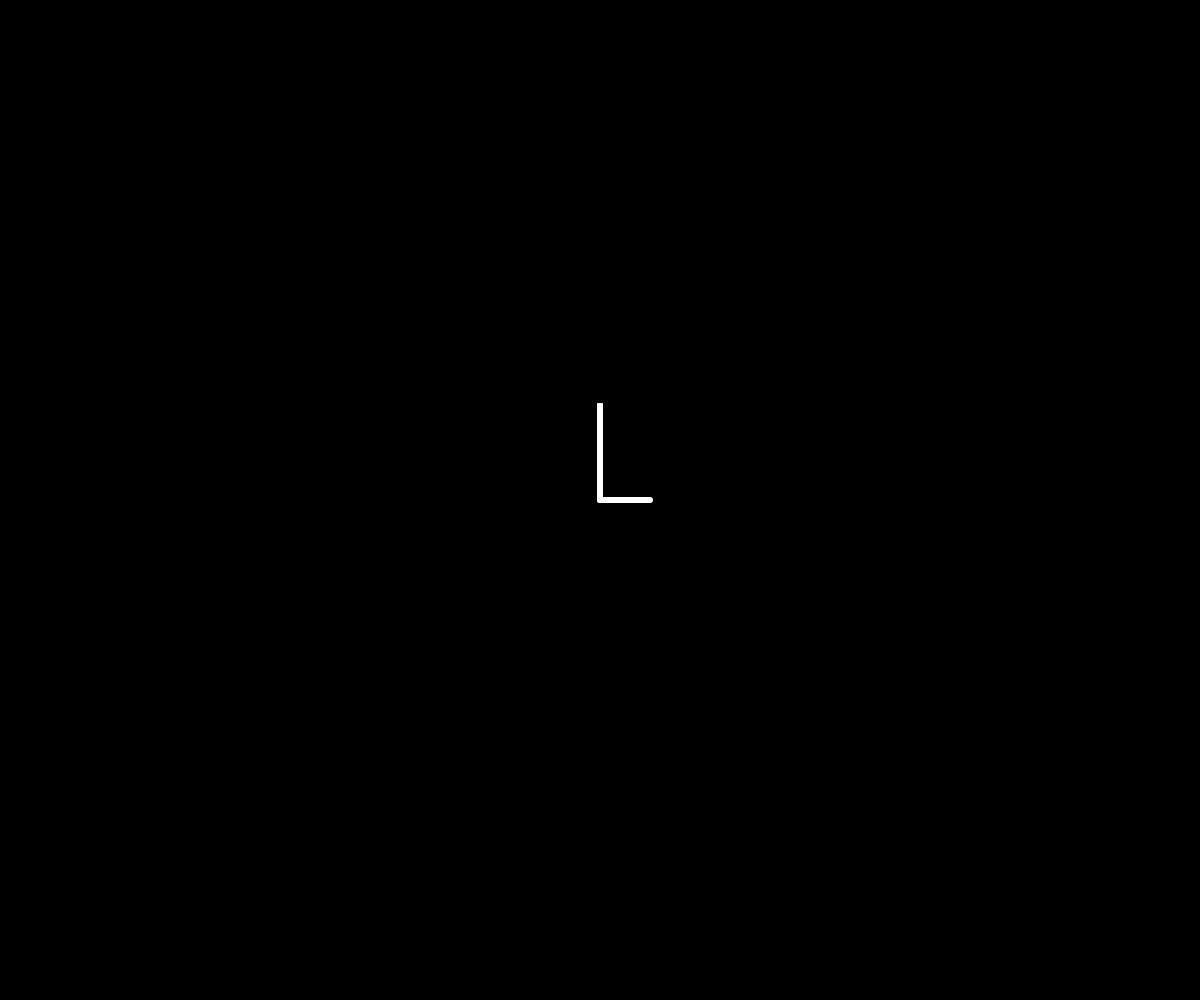
Frame 1 (no input)
Frame 60 (no input): identical to frame 1, image omitted
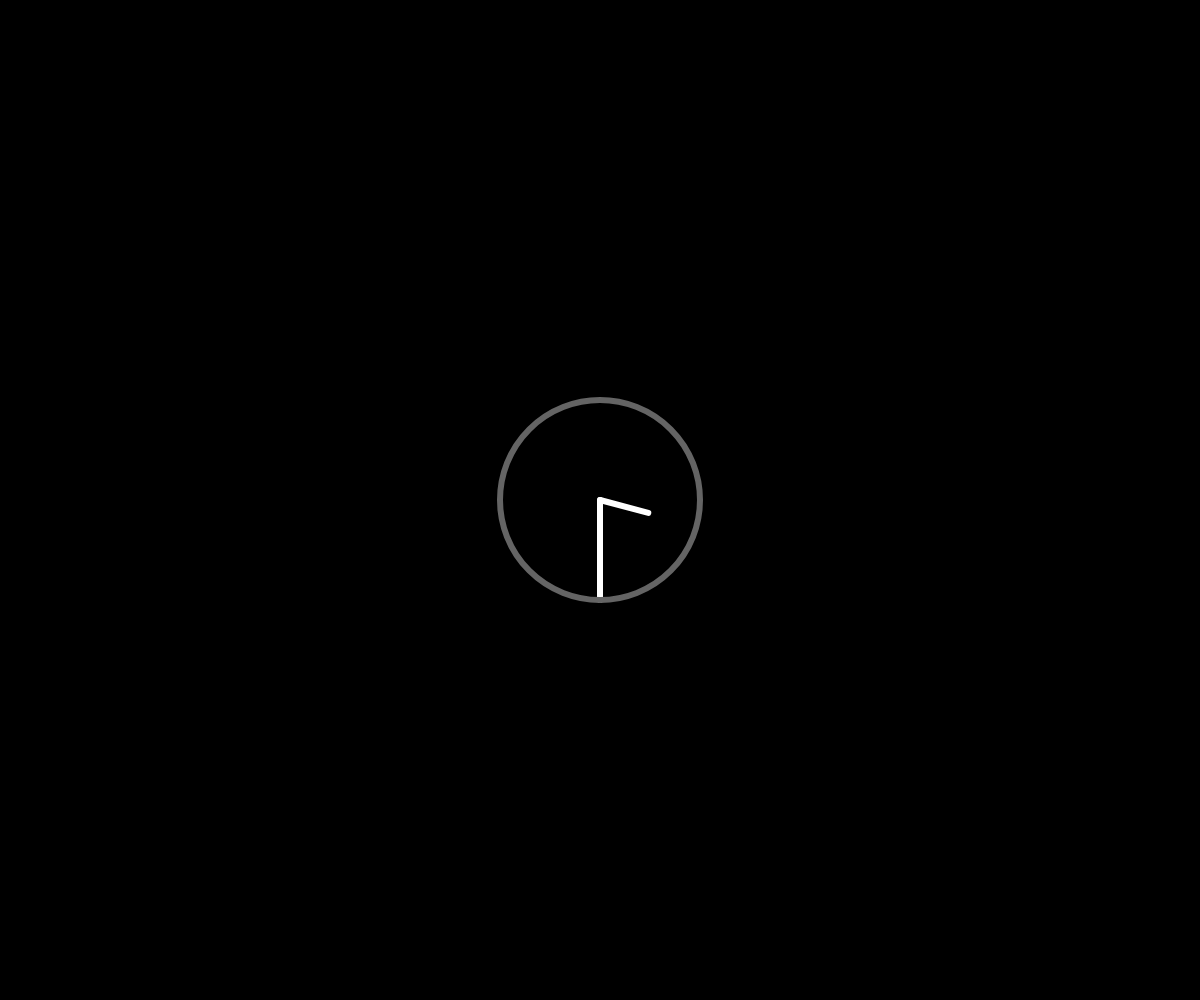
Frame 120 (the mouse pressed at the canvas centre since frame 60)

The p5.js sketch that drew these frames (run headless with seeded random() and noise() and a simulated clock; from frame 60 on, the mouse is pressed at the canvas centre):

// p5.js sketch
// ── sketch.js
function setup() {
	createCanvas(windowWidth, windowHeight);
	angleMode(DEGREES)

}

function draw() {
	background(0);

	fill(255);
	stroke(255);
	strokeWeight(10);

	let angle1 = map(mouseX, 0, windowWidth, 0, 360) + 270;
	let angle2 = map(mouseX, 0, windowWidth, 0, 30);

	let r1 = 100;
	let r2 = 50;

	let x1 = windowWidth / 2;
	let y1 = windowHeight / 2;

	let dx1 = windowWidth / 2 + cos(angle1) * r1
	let dy1 = windowHeight / 2 + sin(angle1) * r1

	let dx2 = windowWidth / 2 + cos(angle2) * r2
	let dy2 = windowHeight / 2 + sin(angle2) * r2
	strokeWeight(1);
	point(x1, y1);
	point(dx1, dy1);

	point(dx2, dy2);
	strokeWeight(6);

	line(x1, y1, dx1, dy1);
	line(x1, y1, dx2, dy2);

	noFill();
	stroke(map(mouseX, 0, windowWidth, 0, 200));
	ellipse(windowWidth / 2, windowHeight / 2, 200);
}
